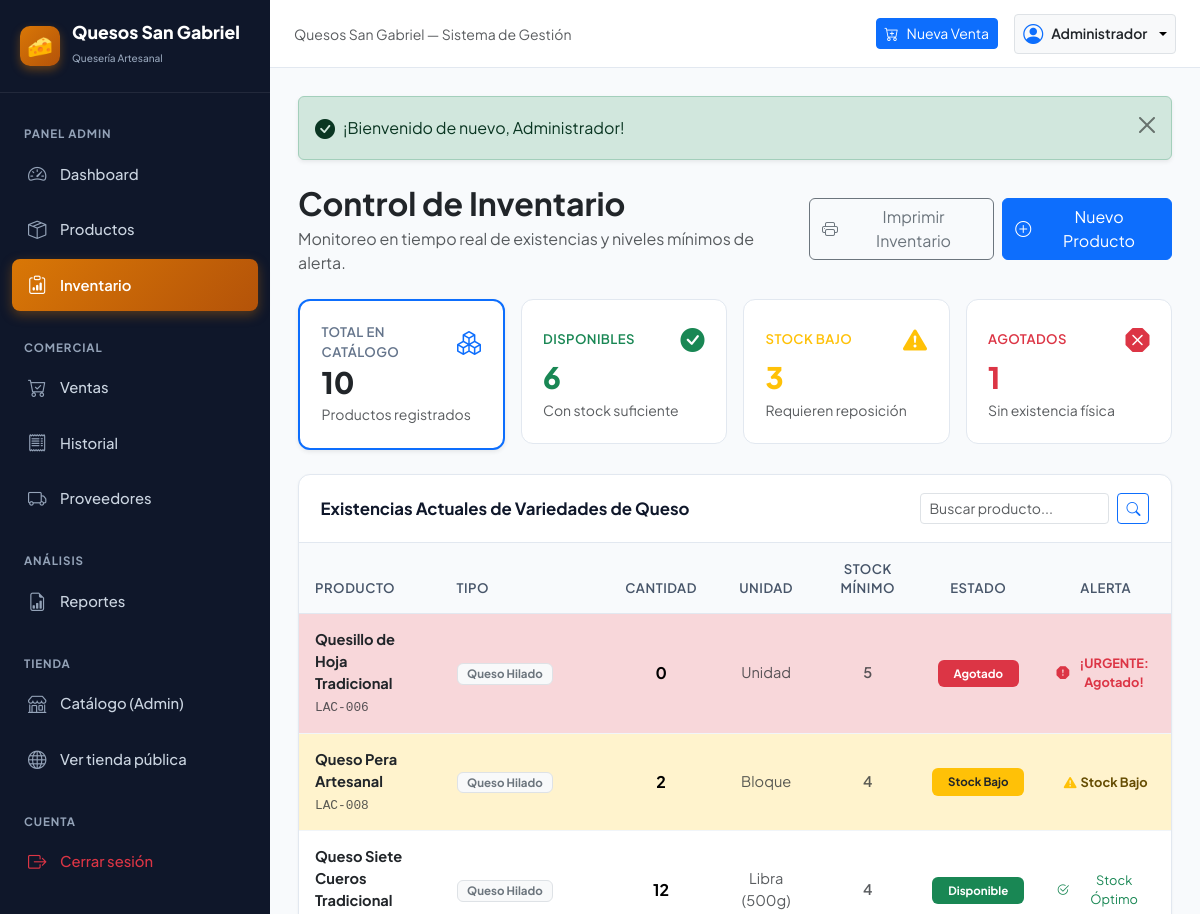
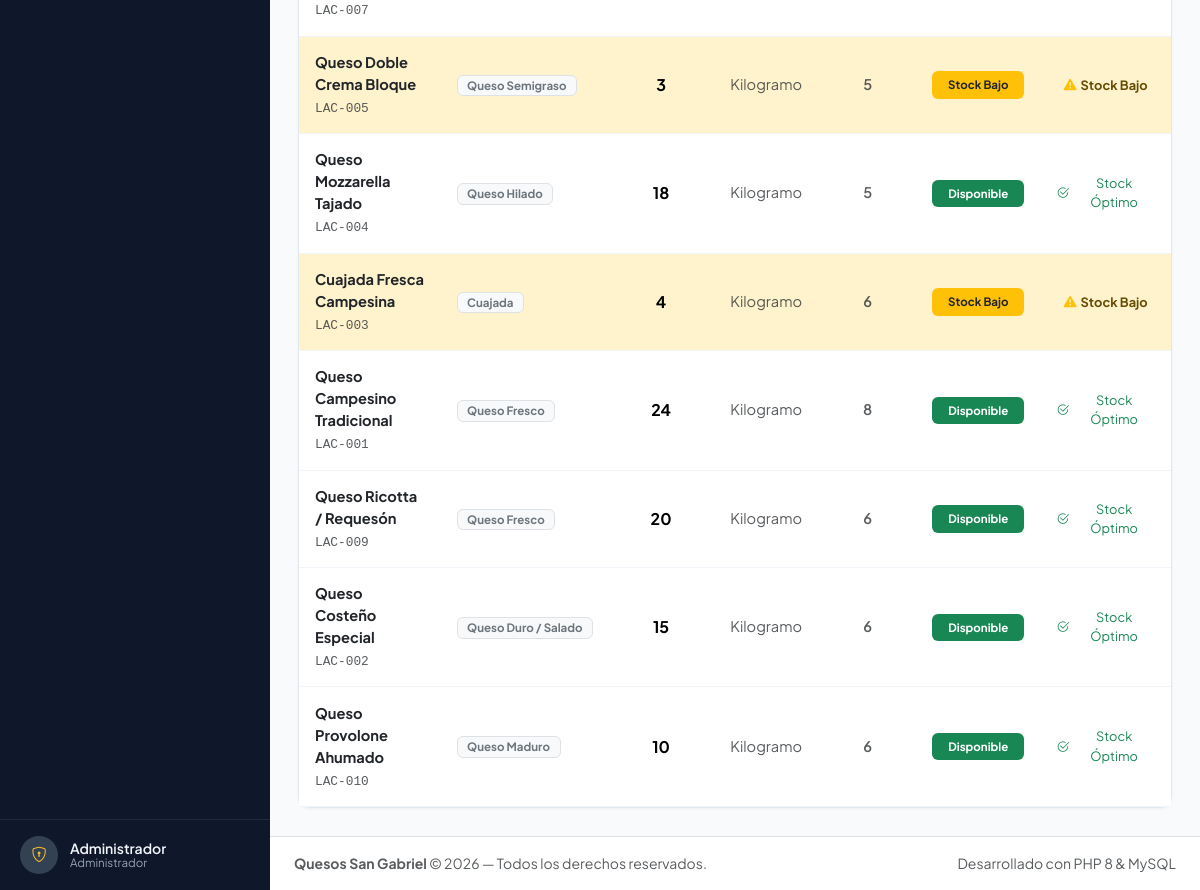
/index.php?c=inventario (signed in), run on the app's committed database (2 pictures, top to bottom).
### tables this page shows
CREATE TABLE `productos` (
  `id` INT AUTO_INCREMENT PRIMARY KEY,
  `codigo` VARCHAR(30) UNIQUE NOT NULL,
  `nombre` VARCHAR(120) NOT NULL,
  `tipo` VARCHAR(60) NOT NULL,
  `categoria` VARCHAR(60) NULL DEFAULT NULL COMMENT 'Categoría principal del queso',
  `tipo_leche` VARCHAR(60) NULL DEFAULT NULL COMMENT 'Tipo de leche: Vaca, Cabra, Oveja, Mezcla',
  `intensidad_sabor` ENUM('suave', 'medio', 'fuerte', 'muy fuerte') NULL DEFAULT 'medio' COMMENT 'Intensidad del sabor',
  `tiempo_maduracion` VARCHAR(60) NULL DEFAULT NULL COMMENT 'Tiempo de maduración del queso',
  `peso_presentacion` VARCHAR(60) NULL DEFAULT NULL COMMENT 'Peso o presentación específica',
  `origen` VARCHAR(100) NULL DEFAULT NULL COMMENT 'Región o lugar de origen',
  `descripcion` TEXT NULL,
  `imagen_url` VARCHAR(255) NULL DEFAULT NULL COMMENT 'URL de imagen del producto',
  `imagen` VARCHAR(255) NULL DEFAULT NULL,
  `precio_compra` DECIMAL(10,2) NOT NULL DEFAULT 0.00,
  `precio_venta` DECIMAL(10,2) NOT NULL DEFAULT 0.00,
  `cantidad` INT NOT NULL DEFAULT 0,
  `stock_minimo` INT NOT NULL DEFAULT 5,
  `unidad_medida` VARCHAR(30) NOT NULL DEFAULT 'Kilogramo',
  `estado` ENUM('activo', 'inactivo') NOT NULL DEFAULT 'activo',
  `creado_en` TIMESTAMP DEFAULT CURRENT_TIMESTAMP,
  INDEX `idx_tipo` (`tipo`),
  INDEX `idx_categoria` (`categoria`),
  INDEX `idx_tipo_leche` (`tipo_leche`),
  INDEX `idx_intensidad_sabor` (`intensidad_sabor`),
  INDEX `idx_estado` (`estado`),
  INDEX `idx_productos_imagen` (`imagen`)
);

### controllers/InventarioController.php (called while the page is built, shortened)
<?php
require_once __DIR__ . '/../config/helpers.php';
require_once __DIR__ . '/../models/Producto.php';
class InventarioController {
    private Producto $modeloProducto;
    public function __construct() {
        $this->modeloProducto = new Producto();
    }
    public function index(): void {
        $busqueda = sanitize($_GET['q'] ?? '');
        $productos = $this->modeloProducto->listarTodos($busqueda, '', 'activo');
        $stats = $this->modeloProducto->obtenerEstadisticas();
        require_once __DIR__ . '/../views/inventario/index.php';
    }
}

### index.php (called while the page is built, shortened)
<?php
require_once __DIR__ . '/config/helpers.php';
$accion      = sanitize($_GET['a'] ?? 'index');
$instancia = new $nombreClase();
$instancia->$accion();

### config/database.php (called while the page is built)
<?php
class Database {
    private static string $host = '127.0.0.1';
    private static string $dbName = 'gabriel_lacteos';
    private static string $username = 'root';
    private static string $password = '';
    private static string $charset = 'utf8mb4';
    private static ?PDO $connection = null;
    public static function getConnection(): PDO {
        if (self::$connection === null) {
            $dsn = "mysql:host=" . self::$host . ";dbname=" . self::$dbName . ";charset=" . self::$charset;
            $options = [
                PDO::ATTR_ERRMODE            => PDO::ERRMODE_EXCEPTION,
                PDO::ATTR_DEFAULT_FETCH_MODE => PDO::FETCH_ASSOC,
                PDO::ATTR_EMULATE_PREPARES   => false,
                PDO::MYSQL_ATTR_INIT_COMMAND => "SET NAMES utf8mb4"
            ];
            try {
                self::$connection = new PDO($dsn, self::$username, self::$password, $options);
            } catch (PDOException $e) {
                die("<div style='font-family:sans-serif; padding:20px; background:#ffe4e6; color:#9f1239; border-radius:8px; margin:20px; border:1px solid #f43f5e;'>
                        <h3>❌ Error de Conexión a la Base de Datos</h3>
                        <p><strong>Detalle:</strong> " . htmlspecialchars($e->getMessage()) . "</p>
                        <p>Por favor, asegúrate de que:</p>
                        <ul>
                            <li>MySQL esté iniciado en Laragon / XAMPP.</li>
                            <li>Hayas ejecutado el archivo <code>database.sql</code> para crear la base de datos <strong>gabriel_lacteos</strong>.</li>
                            <li>El usuario y contraseña en <code>config/database.php</code> coincidan con tu configuración local.</li>
                        </ul>
                     </div>");
            }
        }
        return self::$connection;
    }
}

### models/Producto.php (called while the page is built, shortened)
<?php
require_once __DIR__ . '/../config/database.php';
class Producto {
    private PDO $db;
    public function __construct() {
        $this->db = Database::getConnection();
    }
    public function asegurarCatalogoCompleto(): void {
        try {
            $check = $this->db->query("SELECT COUNT(*) FROM productos WHERE codigo = 'QAR-006'")->fetchColumn();
            if ((int)$check === 0) {
                $sqlSeed = __DIR__ . '/../database/seeds/inserts_mas_quesos.sql';
                if (file_exists($sqlSeed)) {
                    $sql = file_get_contents($sqlSeed);
                    $sql = preg_replace('/USE\s+`?[a-zA-Z0-9_]+`?;/i', '', $sql);
                    $this->db->exec($sql);
                }
            }
        } catch (Throwable $e) {
            error_log("Producto::asegurarCatalogoCompleto(): " . $e->getMessage());
        }
    }
    public function listarTodos(
        string $busqueda = '',
        string $tipo = '',
        string $estado = '',
        string $categoria = '',
        string $tipoLeche = '',
        string $intensidad = ''
    ): array {
        $this->asegurarCatalogoCompleto();
        $sql = "SELECT * FROM productos WHERE 1=1";
        $params = [];
        if (!empty($estado)) {
            $sql .= " AND estado = :estado";
            $params[':estado'] = $estado;
        }
        $sql .= " ORDER BY categoria ASC, nombre ASC";
        $stmt = $this->db->prepare($sql);
        $stmt->execute($params);
        return $stmt->fetchAll();
    }
    public function obtenerEstadisticas(): array {
        $sql = "SELECT
                    COUNT(*) as total_productos,
                    SUM(CASE WHEN cantidad > stock_minimo THEN 1 ELSE 0 END) as disponibles,
                    SUM(CASE WHEN cantidad <= stock_minimo AND cantidad > 0 THEN 1 ELSE 0 END) as stock_bajo,
                    SUM(CASE WHEN cantidad <= 0 THEN 1 ELSE 0 END) as agotados,
                    SUM(cantidad * precio_venta) as valor_inventario_venta,
                    SUM(cantidad * precio_compra) as valor_inventario_costo
                FROM productos
                WHERE estado = 'activo'";
        $stmt = $this->db->query($sql);
        $stats = $stmt->fetch();
        return [
            'total_productos' => (int)($stats['total_productos'] ?? 0),
            'disponibles'     => (int)($stats['disponibles'] ?? 0),
            'stock_bajo'      => (int)($stats['stock_bajo'] ?? 0),
            'agotados'        => (int)($stats['agotados'] ?? 0),
            'valor_venta'     => (float)($stats['valor_inventario_venta'] ?? 0),
            'valor_costo'     => (float)($stats['valor_inventario_costo'] ?? 0),
        ];
    }
}

### config/helpers.php (called while the page is built, shortened)
<?php
function sanitize(string $data): string {
    return htmlspecialchars(trim($data), ENT_QUOTES, 'UTF-8');
}
function calcularEstadoStock(int $cantidad, int $stockMinimo): array {
    if ($cantidad <= 0) {
        return [
            'nombre' => 'Agotado',
            'clase'  => 'badge bg-danger',
            'codigo' => 'agotado'
        ];
    } elseif ($cantidad <= $stockMinimo) {
        return [
            'nombre' => 'Stock Bajo',
            'clase'  => 'badge bg-warning text-dark',
            'codigo' => 'bajo'
        ];
    } else {
        return [
            'nombre' => 'Disponible',
            'clase'  => 'badge bg-success',
            'codigo' => 'disponible'
        ];
    }
}

### views/inventario/index.php (the view, shortened to what this page needs)
<?php
require_once __DIR__ . '/../layouts/header.php';
$filtroEstadoActual = $_GET['estado_stock'] ?? '';
?>
<div class="d-flex flex-column flex-md-row justify-content-between align-items-md-center gap-3 mb-4">
    <div>
        <h2 class="fw-bold text-dark mb-1">Control de Inventario</h2>
        <p class="text-muted mb-0">Monitoreo en tiempo real de existencias y niveles mínimos de alerta.</p>
    </div>
    <div class="d-flex gap-2">
        <button onclick="window.print()" class="btn btn-outline-secondary d-flex align-items-center gap-2">
            <i class="bi bi-printer"></i> Imprimir Inventario
        </button>
        <a href="index.php?c=productos&a=crear" class="btn btn-primary d-flex align-items-center gap-2">
            <i class="bi bi-plus-circle"></i> Nuevo Producto
        </a>
    </div>
</div>
<div class="row g-3 mb-4 no-print">
    <div class="col-6 col-lg-3">
        <a href="index.php?c=inventario" class="text-decoration-none">
            <div class="stat-card border-<?= empty($filtroEstadoActual) ? 'primary border-2 shadow-sm' : 'border' ?>">
                <div class="d-flex justify-content-between align-items-center mb-1">
                    <span class="stat-label">Total en Catálogo</span>
                    <i class="bi bi-boxes text-primary fs-4"></i>
                </div>
                <div class="stat-value text-dark"><?= $stats['total_productos'] ?></div>
                <small class="text-muted">Productos registrados</small>
            </div>
        </a>
    </div>
    <div class="col-6 col-lg-3">
        <a href="index.php?c=inventario&estado_stock=disponible" class="text-decoration-none">
            <div class="stat-card border-<?= $filtroEstadoActual === 'disponible' ? 'success border-2 shadow-sm' : 'border' ?>">
                <div class="d-flex justify-content-between align-items-center mb-1">
                    <span class="stat-label text-success">Disponibles</span>
                    <i class="bi bi-check-circle-fill text-success fs-4"></i>
                </div>
                <div class="stat-value text-success"><?= $stats['disponibles'] ?></div>
                <small class="text-muted">Con stock suficiente</small>
            </div>
        </a>
    </div>
    <div class="col-6 col-lg-3">
        <a href="index.php?c=inventario&estado_stock=bajo" class="text-decoration-none">
            <div class="stat-card border-<?= $filtroEstadoActual === 'bajo' ? 'warning border-2 shadow-sm' : 'border' ?>">
                <div class="d-flex justify-content-between align-items-center mb-1">
                    <span class="stat-label text-warning">Stock Bajo</span>
                    <i class="bi bi-exclamation-triangle-fill text-warning fs-4"></i>
                </div>
                <div class="stat-value text-warning"><?= $stats['stock_bajo'] ?></div>
                <small class="text-muted">Requieren reposición</small>
            </div>
        </a>
    </div>
    <div class="col-6 col-lg-3">
        <a href="index.php?c=inventario&estado_stock=agotado" class="text-decoration-none">
            <div class="stat-card border-<?= $filtroEstadoActual === 'agotado' ? 'danger border-2 shadow-sm' : 'border' ?>">
                <div class="d-flex justify-content-between align-items-center mb-1">
                    <span class="stat-label text-danger">Agotados</span>
                    <i class="bi bi-x-octagon-fill text-danger fs-4"></i>
                </div>
                <div class="stat-value text-danger"><?= $stats['agotados'] ?></div>
                <small class="text-muted">Sin existencia física</small>
            </div>
        </a>
    </div>
</div>
<div class="card-lacteo">
    <div class="card-header-clean no-print">
        <h5 class="card-title-clean">Existencias Actuales de Variedades de Queso</h5>
        <div class="d-flex gap-2">
            <form action="index.php" method="GET" class="d-flex gap-2">
                <input type="text" name="q" class="form-control form-control-sm" placeholder="Buscar producto..." value="<?= htmlspecialchars($_GET['q'] ?? '') ?>">
                <button type="submit" class="btn btn-sm btn-outline-primary"><i class="bi bi-search"></i></button>
            </form>
        </div>
    </div>
    <div class="table-responsive">
        <table class="table table-lacteo align-middle">
            <thead>
                <tr>
                    <th>Producto</th>
                    <th>Tipo</th>
                    <th class="text-center">Cantidad</th>
                    <th class="text-center">Unidad</th>
                    <th class="text-center">Stock Mínimo</th>
                    <th class="text-center">Estado</th>
                    <th class="text-center no-print">Alerta</th>
                </tr>
            </thead>
            <tbody>
                <?php if (empty($productos)): ?>
                    <tr>
                        <td colspan="7" class="text-center py-5 text-muted">
                            <i class="bi bi-box2 fs-3 d-block mb-2"></i>
                            No se encontraron productos en el inventario con los criterios seleccionados.
                        </td>
                    </tr>
                <?php else: ?>
                    <?php foreach ($productos as $p):
                        $estado = calcularEstadoStock((int)$p['cantidad'], (int)$p['stock_minimo']);
                    ?>
                        <tr class="<?= $estado['codigo'] === 'agotado' ? 'table-danger' : ($estado['codigo'] === 'bajo' ? 'table-warning' : '') ?>">
                            <td>
                                <div class="fw-bold text-dark"><?= htmlspecialchars($p['nombre']) ?></div>
                                <small class="text-muted font-monospace"><?= htmlspecialchars($p['codigo']) ?></small>
                            </td>
                            <td>
                                <span class="badge bg-light text-secondary border"><?= htmlspecialchars($p['tipo']) ?></span>
                            </td>
                            <td class="text-center fw-bold fs-6">
                                <?= $p['cantidad'] ?>
                            </td>
                            <td class="text-center text-muted">
                                <?= htmlspecialchars($p['unidad_medida']) ?>
                            </td>
                            <td class="text-center text-muted fw-semibold">
                                <?= $p['stock_minimo'] ?>
                            </td>
                            <td class="text-center">
                                <span class="<?= $estado['clase'] ?> px-3 py-2">
                                    <?= $estado['nombre'] ?>
                                </span>
                            </td>
                            <td class="text-center no-print">
                                <?php if ($estado['codigo'] === 'agotado'): ?>
                                    <span class="text-danger fw-bold small d-inline-flex align-items-center gap-1">
                                        <i class="bi bi-exclamation-octagon-fill"></i> ¡URGENTE: Agotado!
                                    </span>
                                <?php elseif ($estado['codigo'] === 'bajo'): ?>
                                    <span class="text-warning-emphasis fw-bold small d-inline-flex align-items-center gap-1">
                                        <i class="bi bi-exclamation-triangle-fill text-warning"></i> Stock Bajo
                                    </span>
                                <?php else: ?>
                                    <span class="text-success small d-inline-flex align-items-center gap-1">
                                        <i class="bi bi-check2-circle"></i> Stock Óptimo
                                    </span>
                                <?php endif; ?>
                            </td>
                        </tr>
                    <?php endforeach; ?>
                <?php endif; ?>
            </tbody>
        </table>
    </div>
</div>
<?php require_once __DIR__ . '/../layouts/footer.php'; ?>

### data on the page
productos: nombre "Quesillo de Hoja Tradicional", codigo "LAC-006", tipo "Queso Hilado", cantidad "0", unidad_medida "Unidad", stock_minimo "5", cantidad+stock_minimo "Agotado", shows "¡URGENTE: Agotado!"
productos: nombre "Queso Pera Artesanal", codigo "LAC-008", tipo "Queso Hilado", cantidad "2", unidad_medida "Bloque", stock_minimo "4", cantidad+stock_minimo "Stock Bajo"
productos: nombre "Queso Siete Cueros Tradicional", codigo "LAC-007", tipo "Queso Hilado", cantidad "12", unidad_medida "Libra (500g)", stock_minimo "4", cantidad+stock_minimo "Disponible", shows "Stock Óptimo"
productos: nombre "Queso Doble Crema Bloque", codigo "LAC-005", tipo "Queso Semigraso", cantidad "3", unidad_medida "Kilogramo", stock_minimo "5", cantidad+stock_minimo "Stock Bajo"
productos: nombre "Queso Mozzarella Tajado", codigo "LAC-004", tipo "Queso Hilado", cantidad "18", unidad_medida "Kilogramo", stock_minimo "5", cantidad+stock_minimo "Disponible", shows "Stock Óptimo"
productos: nombre "Cuajada Fresca Campesina", codigo "LAC-003", tipo "Cuajada", cantidad "4", unidad_medida "Kilogramo", stock_minimo "6", cantidad+stock_minimo "Stock Bajo"
productos: nombre "Queso Campesino Tradicional", codigo "LAC-001", tipo "Queso Fresco", cantidad "24", unidad_medida "Kilogramo", stock_minimo "8", cantidad+stock_minimo "Disponible", shows "Stock Óptimo"
productos: nombre "Queso Ricotta / Requesón", codigo "LAC-009", tipo "Queso Fresco", cantidad "20", unidad_medida "Kilogramo", stock_minimo "6", cantidad+stock_minimo "Disponible", shows "Stock Óptimo"
productos: nombre "Queso Costeño Especial", codigo "LAC-002", tipo "Queso Duro / Salado", cantidad "15", unidad_medida "Kilogramo", stock_minimo "6", cantidad+stock_minimo "Disponible", shows "Stock Óptimo"
productos: nombre "Queso Provolone Ahumado", codigo "LAC-010", tipo "Queso Maduro", cantidad "10", unidad_medida "Kilogramo", stock_minimo "6", cantidad+stock_minimo "Disponible", shows "Stock Óptimo"

### other printed values
$_SESSION['usuario_nombre'] "Administrador"
$usuarioActual "Administrador"
$flash['mensaje'] "¡Bienvenido de nuevo, Administrador!"
$stats['total_productos'] "10"
$stats['disponibles'] "6"
$stats['stock_bajo'] "3"
$stats['agotados'] "1"
